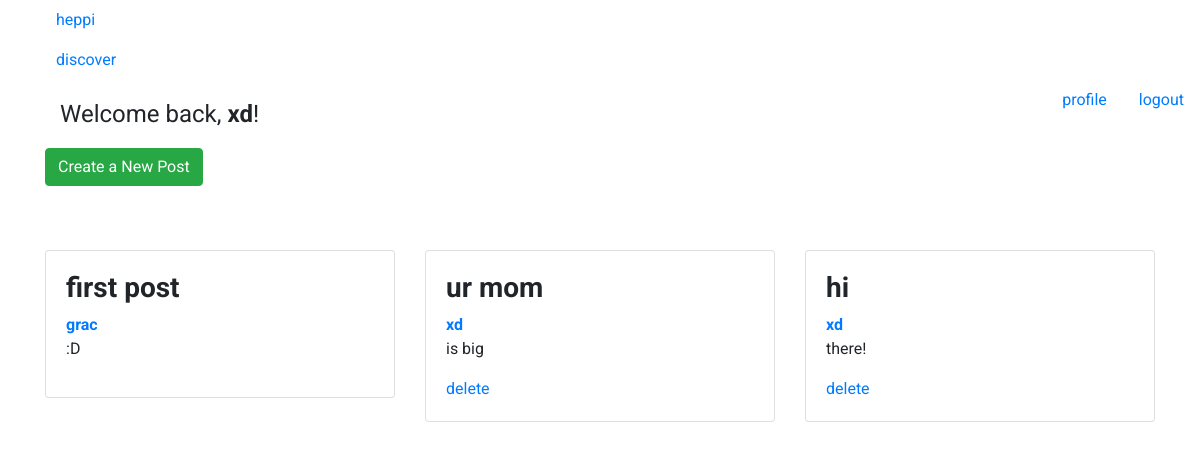
The app's page / (signed in), older data.
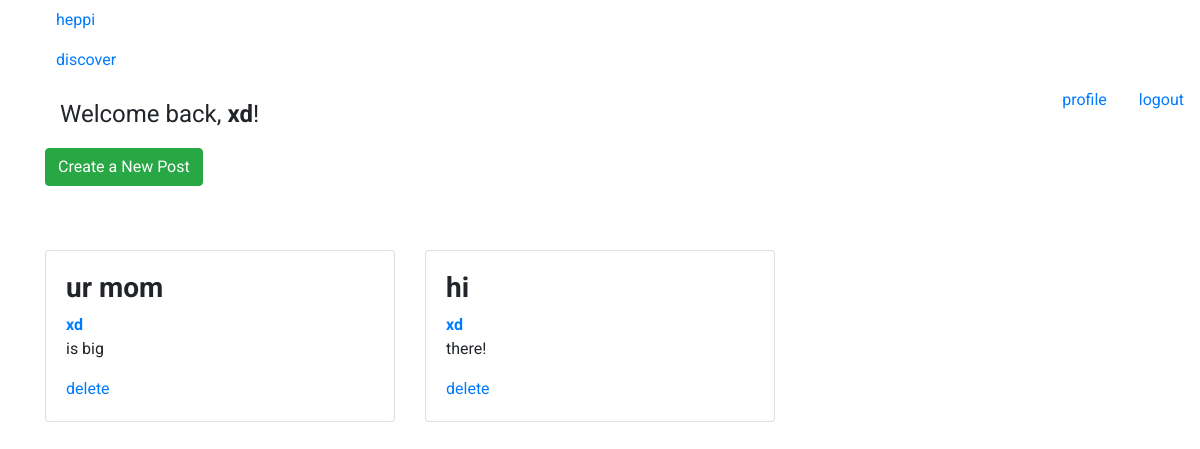
The same page, newer data.
### main/models.py (models this page shows, shortened)
class Post(models.Model):
    title = models.CharField(max_length=200)
    body = models.TextField()
    author = models.ForeignKey(User, on_delete=models.DO_NOTHING, null=True)
    created_at = models.DateTimeField()

### main/views.py (the view, shortened to what this page needs)
# urls.py: path('', views.main_view, name='main_view'),
def main_view(request):
    if not request.user.is_authenticated:
        return redirect('/splash')
    posts = Post.objects.all().order_by('-created_at')
    return render(request, 'main.html', {'posts': posts})

### main/templates/main.html (shortened to what this page needs)
{% extends 'base.html' %}
{% load static %}
{% block content %}
    <div class="row">
        <div class="col-md-12">
            {% if user.is_authenticated %}
                <p style="font-size: 24px;">Welcome back, <b>{{ user.username }}</b>!</p>
            {% endif %}
        </div>
    </div>
    <div class="row">
        <div class="col-md-12" style="margin-bottom: 1.5rem">
            <a href="new_post"><button type="button" class="btn btn-success">Create a New Post</button></a>
        </div>
    </div>
    <div class="row">
    </div>
    <div class="row">
        {% for post in posts %}
        <div class="col-md-4" style="margin-bottom: 1.5rem">
            <div class="card">
                <div class="card-body">
                    <h3><strong>{{ post.title }}</strong></h3>
                    <span><b><a href="{% url 'user_view' username=post.author.username %}">{{ post.author.username }}</a></b></span>
                    <p>{{ post.body }}</p>
                    {% if post.author == user %}
                        <a href="delete?id={{ post.id }}">delete</a>
                    {% endif %}
                </div>
            </div>
        </div>
        {% endfor %}
    </div>
{% endblock %}

### main/templates/base.html (shortened to what this page needs)
{% load static %}
<!doctype html>
<html lang="en">
    <head>
        <link rel="stylesheet" href="https://stackpath.bootstrapcdn.com/bootstrap/4.3.1/css/bootstrap.min.css">
        <link rel="stylesheet" href="{% static 'css/base.css' %}">
    </head>
    <body>
        <ul id="nav-menu">
            <li class="nav-link active"><a href="/">heppi</a></li>
            <li class="nav-link"><a href="/">discover</a></li>
            <li class="nav-link" style="float:right; margin-right:0px"><a href="/logout">logout</a></li>
            <li class="nav-link" style="float:right;"><a href="{% url 'user_view' username=request.user.username %}">profile</a></li>
        </ul>
        <div class="container">
            {% block content %}
            {% endblock %}
        </div>
    </body>
</html>

### main/static/css/base.css (style rules this page uses)
* { font-family: 'Roboto', sans-serif; }
a { text-decoration: none; }
.active { color: black; }

Row changes from the older to the newer data that the page shows:
removed Post: title "first post", author.username "grac", body ":D"
